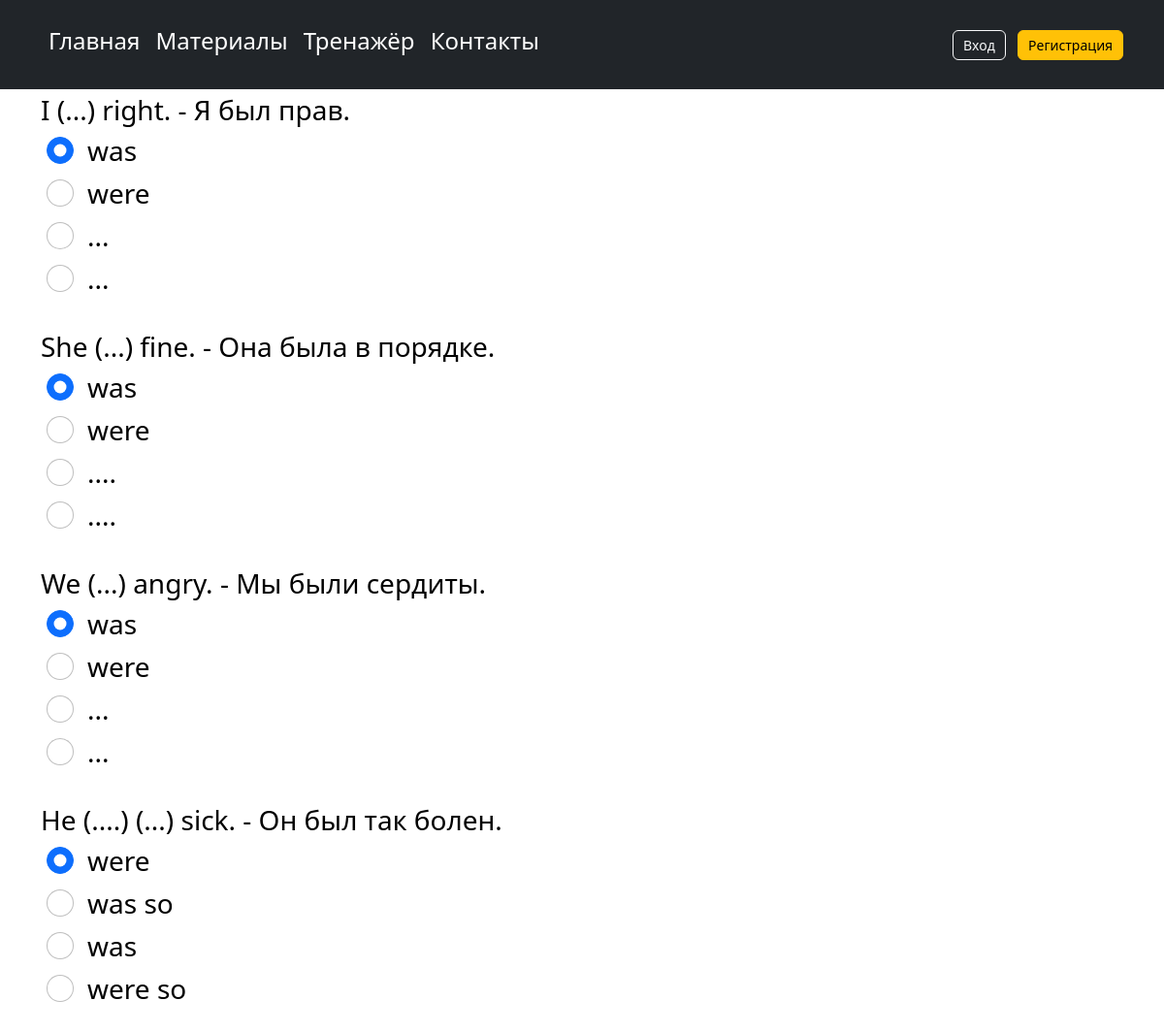
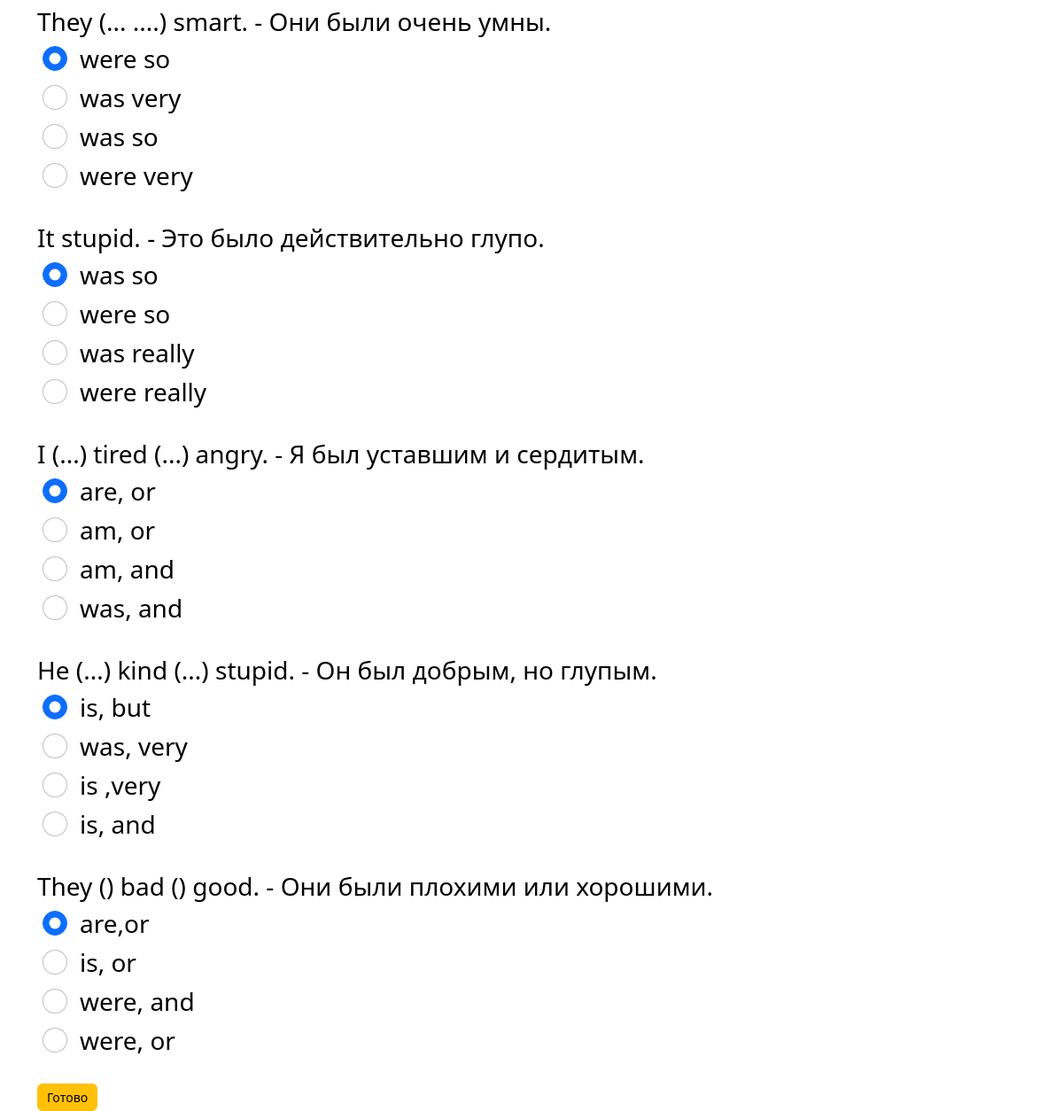
/quiz/test2/, run on the app's committed database (2 pictures, top to bottom).
### quiz/models.py (models this page shows, shortened)
class QuesModel(models.Model):
    question = models.CharField(max_length=200,null=True)
    typeq = models.CharField(max_length=200, null=True)
    op1 = models.CharField(max_length=200,null=True)
    op2 = models.CharField(max_length=200,null=True)
    op3 = models.CharField(max_length=200,null=True)
    op4 = models.CharField(max_length=200,null=True)
    ans = models.CharField(max_length=200,null=True)

### quiz/views.py (the view)
# urls.py: path('test2/', views.test2, name='test2'),
def test2(request):
    typeq = '2'
    if request.method == 'POST':
        print(request.POST)
        questions=QuesModel.objects.all()
        score=0
        wrong=0
        correct=0
        total=0
        for q in questions:
            if  (q.typeq) == typeq:
                total+=1
                print(request.POST.get(q.question))
                print(q.ans)
                print()
                if q.ans ==  request.POST.get(q.question):
                    score+=10
                    correct+=1
                else:
                    wrong+=1
        percent = score/(total*10) *100
        context = {
            'score': score,
            'correct': correct,
            'wrong': wrong,
            'percent': percent,
            'total': total
        }
        return render(request,'quiz/result.html',context)
    else:
        questions=QuesModel.objects.all()
        context = {
            'questions':questions,
            'typeq': typeq
        }
        return render(request,'quiz/test1.html',context)

### quiz/templates/quiz/test1.html (shortened to what this page needs)
{% extends 'main/layout.html' %}
{% block content %}
{% load static %}
<div class="container ">
 <form method='POST' action=''>
    {% for q  in questions%}
     {% if q.typeq == typeq %}
    <div class="form-group">
      <label for="question">{{q.question}}</label>
    </div>
    <div class="form-check">
        <div class="form-check">
            <input class="form-check-input" type="radio" name="{{q.question}}" id="gridRadios1" value="option1" checked>
            <label class="form-check-label" for="gridRadios1">
                {{q.op1}}
            </label>
        </div>
        <div class="form-check ">
            <input class="form-check-input" type="radio" name="{{q.question}}" id="gridRadios2" value="option2">
            <label class="form-check-label" for="gridRadios2">
                {{q.op2}}
            </label>
        </div>
        <div class="form-check">
            <input class="form-check-input" type="radio" name="{{q.question}}" id="gridRadios1" value="option3">
            <label class="form-check-label" for="gridRadios1">
                {{q.op3}}
            </label>
        </div>
        <div class="form-check">
            <input class="form-check-input" type="radio" name="{{q.question}}" id="gridRadios2" value="option4">
            <label class="form-check-label" for="gridRadios2">
                {{q.op4}}
            </label>
        </div>
        <br>
    </div>
     {% endif%}
    {% endfor %}
    <button type="submit" class="btn btn-warning">Готово</button>
  </form>
</div>
{% endblock %}

### main/static/main/css/main.css (style rules this page uses)
.form-group label, .form-check label, .form-check-input { font-size: 28px; color: black; }
.btn { font-size: 20px; }
.btn { font-size: 14px; padding: 4px 10px; }

### data on the page
QuesModel: question "I (...) right. - Я был прав.", op1 "was", op2 "were", op3 "...", op4 "..."
QuesModel: question "She (...) fine. - Она была в порядке.", op1 "was", op2 "were", op3 "....", op4 "...."
QuesModel: question "We (...) angry. - Мы были сердиты.", op1 "was", op2 "were", op3 "...", op4 "..."
QuesModel: question "He (....) (...) sick. - Он был так болен.", op1 "were", op2 "was so", op3 "was", op4 "were so"
QuesModel: question "They (... ....) smart. - Они были очень умны.", op1 "were so", op2 "was very", op3 "was so", op4 "were very"
QuesModel: question "It stupid. - Это было действительно глупо.", op1 "was so", op2 "were so", op3 "was really", op4 "were really"
QuesModel: question "I (...) tired (...) angry. - Я был уставшим и сердитым.", op1 "are, or", op2 "am, or", op3 "am, and", op4 "was, and"
QuesModel: question "He (...) kind (...) stupid. - Он был добрым, но глупым.", op1 "is, but", op2 "was, very", op3 "is ,very", op4 "is, and"
QuesModel: question "They () bad () good. - Они были плохими или хорошими.", op1 "are,or", op2 "is, or", op3 "were, and", op4 "were, or"
